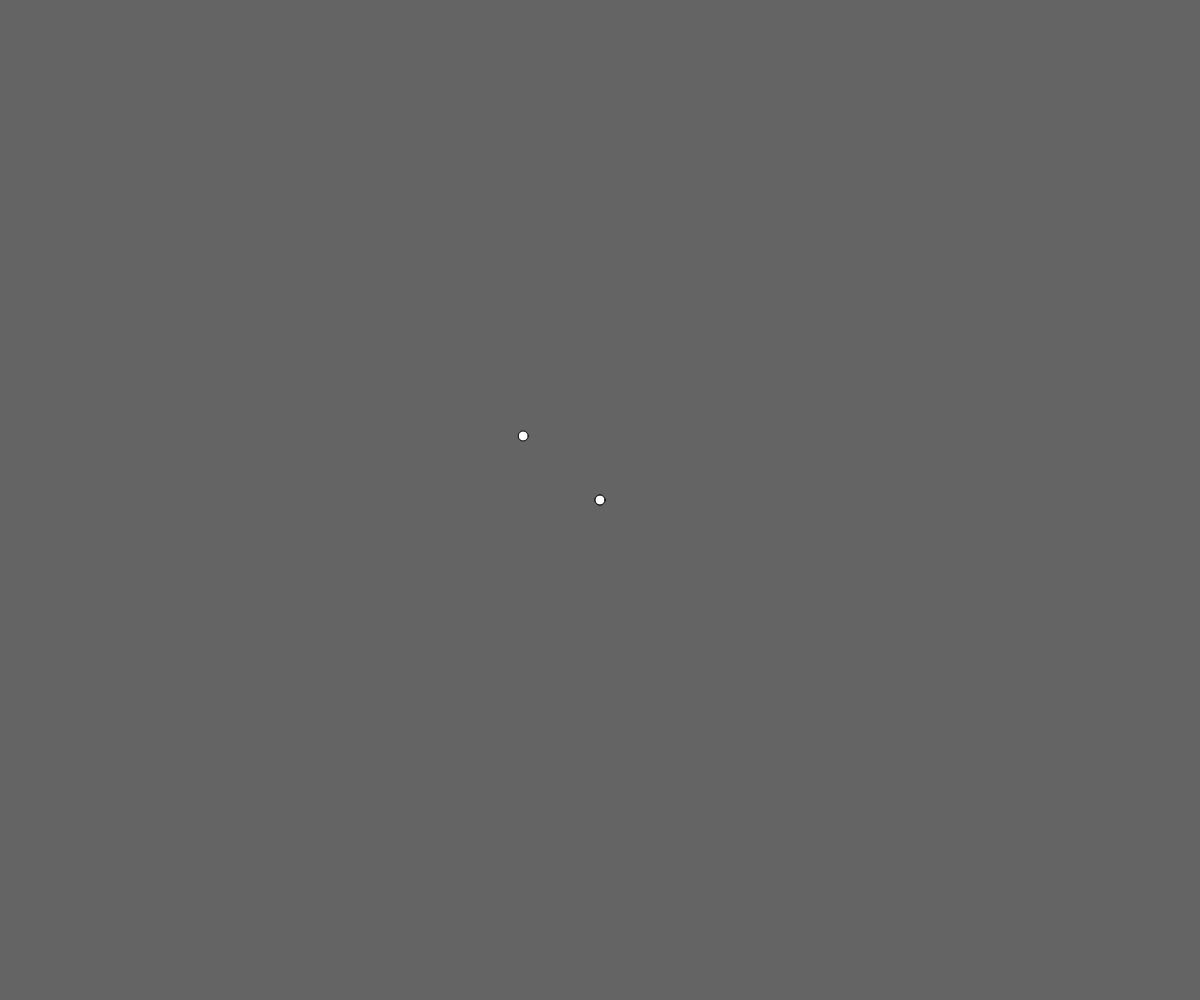
Frame 1 (no input)
Frame 60 (no input): identical to frame 1, image omitted
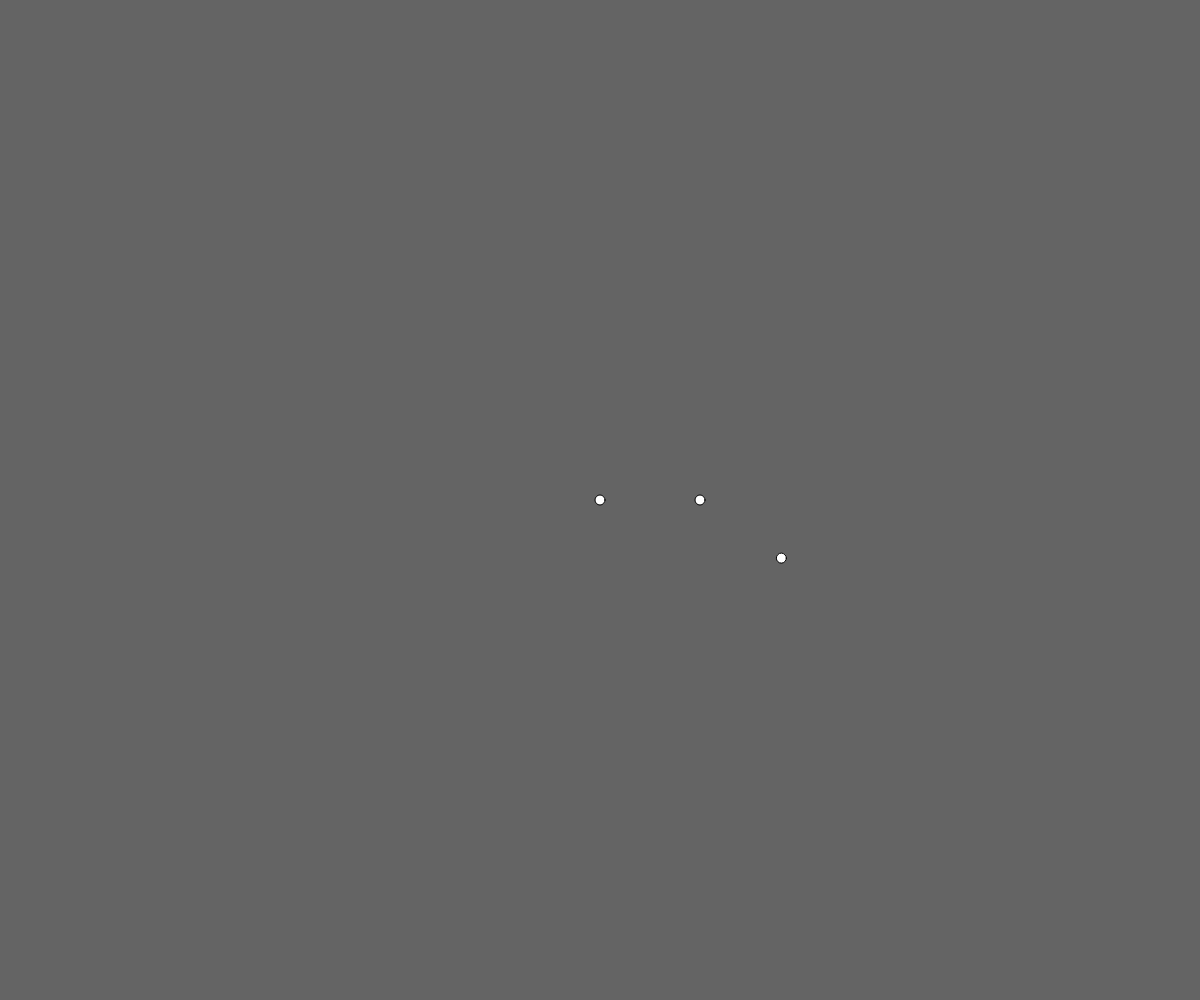
Frame 120 (the mouse pressed at the canvas centre since frame 60)

The p5.js sketch that drew these frames (run headless with seeded random() and noise() and a simulated clock; from frame 60 on, the mouse is pressed at the canvas centre):

// p5.js sketch
// ── sketch.js
var lineLength, centerX, centerY;

function setup() {
    createCanvas(windowWidth, windowHeight); //make panel to draw on in the site
    centerY = height/2;
    centerX = width/2;
    lineLength = 100;
}

function draw() {
    background(100);
    ellipse(centerX, centerY, 10, 10);
    var a = atan2(mouseY - centerY, mouseX - centerX);
    var newX = centerX + cos(a) * lineLength;
    var newY = centerY + sin(a) * lineLength;
    ellipse(newX, newY, 10, 10);
    a = atan2(newY, newX);
    newX = newX + cos(a) * lineLength;
    newY = newY + sin(a) * lineLength;
    ellipse(newX, newY, 10, 10);

}
